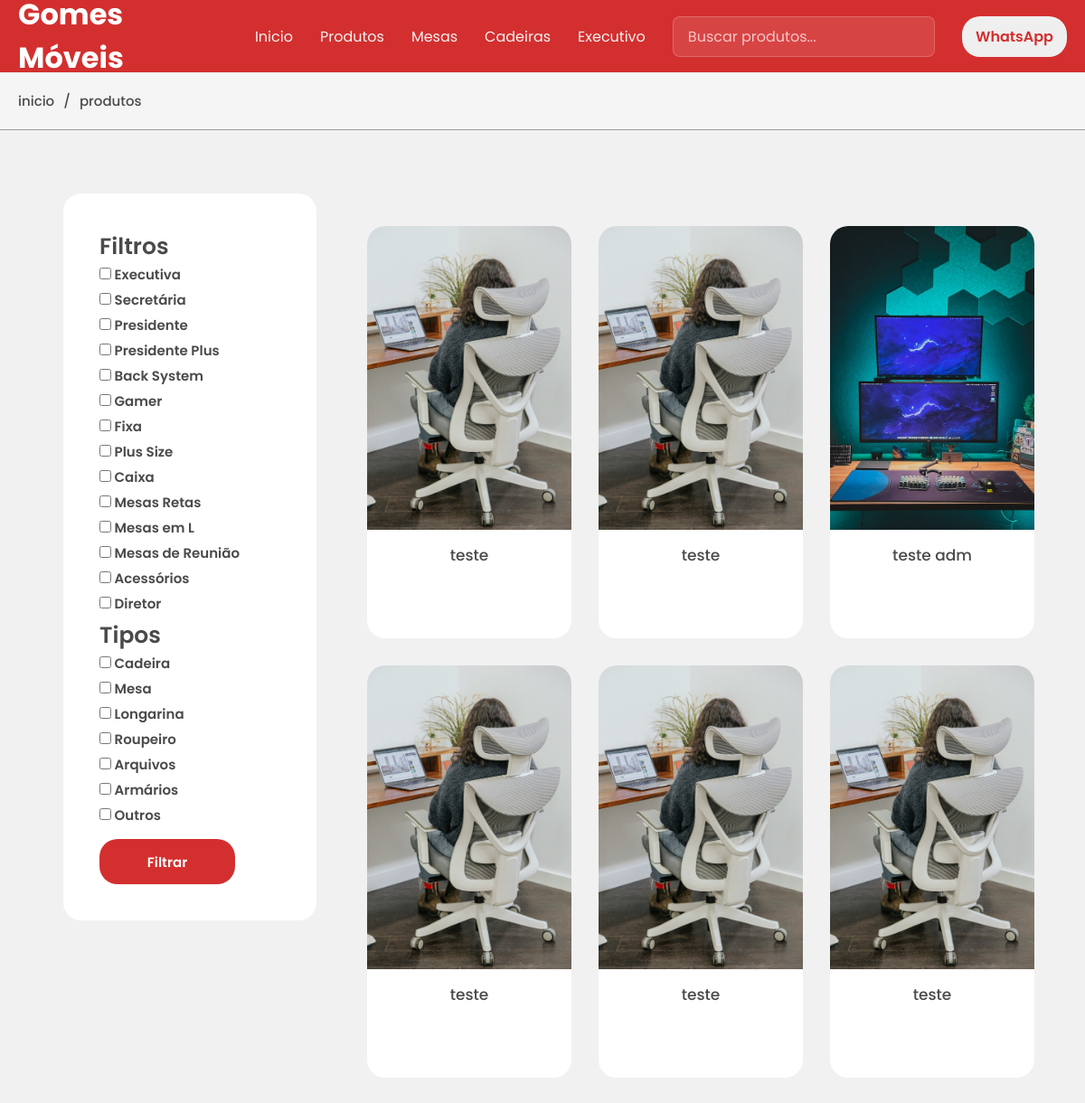
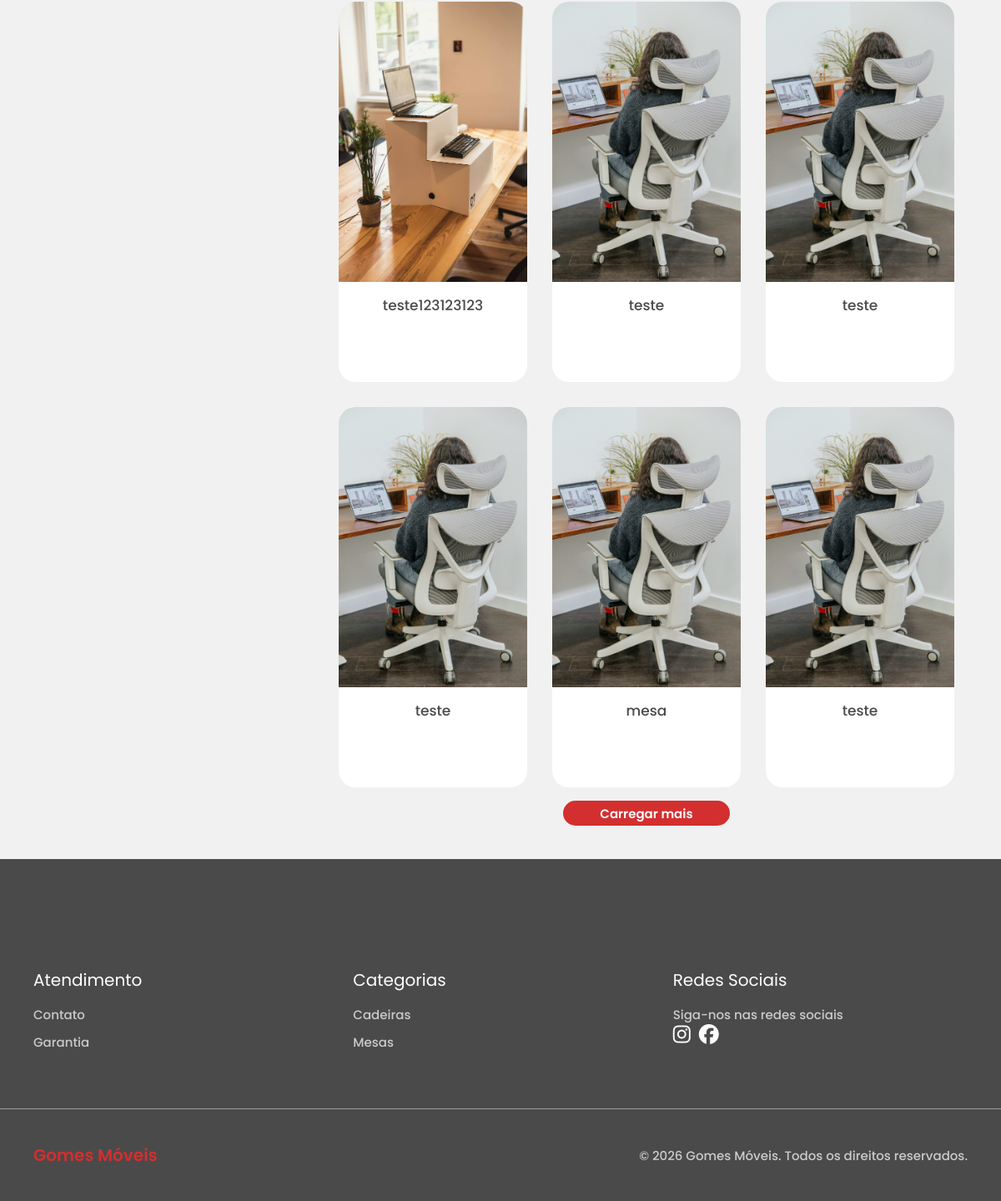
/produtos/, run on the app's committed database (2 pictures, top to bottom).
### core/models.py (models this page shows, shortened)
class Categoria(models.Model):
    nome = models.CharField(max_length=100)
    slug = models.SlugField(unique=True)

class Produto(models.Model):
    TIPOS = [
        ("cadeira","Cadeira"),
        ("mesa","Mesa"),
        ("longarina","Longarina"),
        ("roupeiro","Roupeiro"),
        ("arquivo","Arquivos"),
        ("armario","Armários"),
        ("outros", "Outros")
    ]
    nome = models.CharField(max_length=200)
    descricao = models.TextField()
    destaque = models.BooleanField(default=False)
    slug = models.SlugField(unique=True, blank=True)
    tipo = models.CharField(max_length=20, choices=TIPOS, default="outros")
    categoria = models.ForeignKey(
        Categoria,
        on_delete=models.CASCADE,
        related_name="produtos"
    )

class ProdutoImagem(models.Model):
    produto = models.ForeignKey(
        Produto,
        on_delete=models.CASCADE,
        related_name="imagens"
    )
    imagem = models.ImageField(upload_to="produtos/")

### core/views.py (the view, shortened to what this page needs)
# urls.py: path("produtos/",produtos, name="produtos"),
def produtos(request):
    lista_produtos = Produto.objects.all()
    categorias = Categoria.objects.all()
    tipo_produtos = Produto.TIPOS
    categorias_selecionadas = request.GET.getlist('categoria')
    if categorias_selecionadas:
        lista_produtos = lista_produtos.filter(
            categoria__slug__in=categorias_selecionadas
        )
    tipos_selecionados = request.GET.getlist('tipo')
    if tipos_selecionados:
        lista_produtos = lista_produtos.filter(
            tipo__in=tipos_selecionados
        )
    sem_filtro = not categorias_selecionadas and not tipos_selecionados
    page_number = request.GET.get('page', 1)
    if sem_filtro:
        ids = list(lista_produtos.values_list('id', flat=True))
        if str(page_number) == '1':
            random.shuffle(ids)
            request.session['ordem_produtos'] = ids
        ids_ordenados = request.session.get('ordem_produtos') or ids
        from django.db.models import Case, When, IntegerField
        ordering = Case(
            *[When(id=id_, then=pos) for pos, id_ in enumerate(ids_ordenados)],
            output_field=IntegerField()
        )
        lista_produtos = lista_produtos.order_by(ordering)
    paginator = Paginator(lista_produtos, 12)  #usa a lista filtrada
    itens = paginator.get_page(page_number)
    return render(request, "produtos.html", {
        "produtos": itens,
        "categorias": categorias,
        "tipos": tipo_produtos,
    })

### core/templates/produtos.html (shortened to what this page needs)
{% extends 'base.html' %}
{% load static %}
{% block css %}
<link rel="stylesheet" href="{% static 'css/produtos.css' %}">
{% endblock %}
{% block content %}
<div class="move">
    <a href="{% url 'inicio' %}">inicio</a>
    <p>/</p>
    <a href="{% url 'produtos' %}">produtos</a>
</div>
 <div class="container">
    <div class="filtro">
        <h1>Filtros</h1>
        <form method="get">
            <ul>
                {% for c in categorias%}
                <li>
                    <label class="label-categoria">
                        <div class="container-nome-categoria">
                            <input type="checkbox" name="categoria" value="{{ c.slug }}"
                            {% if c.slug in request.GET.categoria %}checked{% endif %}>
                            {{ c.nome }}
                        </div>
                    </label>
                </li>
                {% endfor %}
            </ul>
            <h1>Tipos</h1>
            <ul>
                {% for value, label in tipos %}
                <li>
                    <label class="label-categoria">
                        <div class="container-nome-categoria">
                            <input type="checkbox" name="tipo" value="{{ value }}"
                            {% if value in request.GET.tipo %}checked{% endif %}>
                            {{ label }}
                        </div>
                    </label>
                </li>
                {% endfor %}
            </ul>
            <button type="submit" class="btn-filtrar">
                <p>Filtrar</p>
            </button>
        </form>
    </div>
    <div class="container-itens">
        <div class="container-produtos" id="lista-produtos">
            {% for p in produtos %}
            <a href="{% url 'produto' p.slug %}">
                <div class="img-container">
                    <img src="{{ p.imagens.first.imagem.url }}">
                </div>
                <div class="paragrafo-produto">
                    <p>{{ p.nome }}</p>
                </div>
            </a>
            {% endfor %}
        </div>
        {% if produtos.has_next %}
        <div class="container-carregar-mais" id="container-carregar-mais">
            <button class="btn-carregar-mais" id="btn-carregar-mais" data-proxima-pagina="{{ produtos.next_page_number }}">
                <p>Carregar mais</p>
            </button>
        </div>
        {% endif %}
    </div>
</div>
<div class="footer">
    <br><br><br><br><br>
    <div class="container-footer">
        <div class="Atendimento-footer">
            <h1>Atendimento</h1>
            <ul class="mov">
                <li><a href="">Contato</a></li>
                <li><a href="">Garantia</a></li>
            </ul>
        </div>
        <div class="Categorias-footer">
            <h1>Categorias</h1>
            <ul class="mov">
                <li><a href="{% url 'produtos' %}?tipo=cadeira">Cadeiras</a></li>
                <li><a href="{% url 'produtos' %}?tipo=mesa">Mesas</a></li>
                <br>
            </ul>
        </div>
        <div class="Redes-Sociais-footer">
            <h1>Redes Sociais</h1>
            <p>Siga-nos nas redes sociais</p>
            <div class="icon-footer">
                <a href="https://www.instagram.com/gomesmoveis.escritorio/" target="_blank">
                    <i class="fa-brands fa-instagram instagram"></i>
                </a>
                <a href="https://www.facebook.com/gomesmoveis.escritorio?locale=pt_BR" target="_blank">
                    <i class="fa-brands fa-facebook facebook"></i>
                </a>
            </div>
        </div>
    </div>
    <div class="container-direitos">
        <h1>
            Gomes Móveis
        </h1>
        <p>
            © 2026 Gomes Móveis. Todos os direitos reservados.
        </p>
    </div>
</div>
{% endblock %}

### core/static/css/style.css (style rules this page uses)
* { margin: 0; padding: 0; box-sizing: border-box; }
body { min-height: 100vh; background-color: #f5f5f5; }

### core/static/css/produtos.css (style rules this page uses)
.move { width: 100%; height: 100%; padding: 20px; display: flex; gap: 10px; border-bottom: 1px solid #9c9c9c; }
.move a { color: #4A4A4A; text-decoration:none; font-size: 15px; font-family: "Poppins", sans-serif; font-weight: 500; }
.move p { color: #4A4A4A; font-size: 15px; font-family: "Poppins", sans-serif; font-weight: 500; }
.container { width: 100%; padding: 20px; display: flex; align-items: flex-start; gap: 20px; background-color: #f1f1f1; }
.filtro { margin-top: 50px; padding: 40px; position: sticky; top: 100px; margin-left: 50px; background-color: white; border-radius: 20px; font-size: none; text-decoration: none; }
.filtro ul { list-style: none; padding-left: 0; }
.filtro h1 { color: #4A4A4A; font-size: 25px; font-family: "Poppins", sans-serif; font-weight: 600; }
.label-categoria { color: #4A4A4A; font-size: 15px; font-family: "Poppins", sans-serif; font-weight: 600; }
.container-nome-categoria { width: 200px; margin-bottom: 5px; }
.btn-filtrar { width: 150px; height: 50px; margin-top: 10px; border: none; border-radius: 20px; background-color: #D32F2F; cursor: pointer; transition: transform 0.3s ease; }
.btn-filtrar p { color: white; font-size: 15px; font-family: "Poppins", sans-serif; font-weight: 600; }
.container-itens { margin-top: 50px; width: 100%; padding: 20px; display: flex; flex-direction: column; align-items: center; }
.container-produtos { width: 100%; height: 100%; padding: 16px; gap: 30px; display: grid; grid-template-columns: repeat(3, minmax(100px, 370px)); justify-content: center; }
.container-produtos a { border-radius: 20px; transition: transform 0.5s ease; background-color: white; overflow: hidden; display: flex; flex-direction: column; text-decoration:none; transition: transform 0.5s ease; }
.img-container { width: 100%; height: 400px; overflow: hidden; }
.img-container img { width: 100%; height: 100%; object-fit: cover; display: block; cursor: pointer; transition: transform 0.5s ease; }
.paragrafo-produto { width: 100%; height: 30%; padding: 15px; display: flex; justify-content: center; }
.paragrafo-produto p { color: #4A4A4A; font-size: 17px; font-family: "Poppins", sans-serif; font-weight: 500; }
.container-carregar-mais { width: 100%; display: flex; justify-content: center; }
.btn-carregar-mais { width: 200px; height: 30px; border: none; border-radius: 20px; cursor: pointer; background-color: #D32F2F; transition: 0.3s; color: white; font-size: 15px; font-family: "Poppins", sans-serif; font-weight: 600; }
.footer { width: 100%; background-color: #4A4A4A; }
.container-footer { width: 100%; display: flex; gap: 30px; padding: 40px; border-bottom: 1px solid #9c9c9c; }
.Atendimento-footer { width: 100%; display: flex; align-items: flex-start; flex-direction: column; }
.Categorias-footer { width: 100%; display: flex; align-items: flex-start; flex-direction: column; }
.Redes-Sociais-footer { width: 100%; display: flex; align-items: flex-start; flex-direction: column; }
.container-footer div h1 { color: white; font-size: 20px; font-family: "Poppins", sans-serif; font-weight: 400; margin-bottom: 15px; }
.container-footer div p { color: #cbcbcb; font-size: 15px; font-family: "Poppins", sans-serif; font-weight: 500; }
.icon-footer { width: 100%; padding: 0px; display: flex; gap: 10px; }
.instagram { font-size: 24px; color: #ffffff; transition: 0.3s; }
.facebook { font-size: 24px; color: #ffffff; transition: 0.3s; }
.mov { list-style:none; }
.mov li { margin-bottom: 10px; }
.mov li a { color: #cbcbcb; font-size: 15px; font-family: "Poppins", sans-serif; font-weight: 500; text-decoration:none; }
.container-direitos { width: 100%; display: flex; align-items: center; padding: 40px; }
.container-direitos h1 { color: #D32F2F; font-size: 20px; font-family: "Poppins", sans-serif; font-weight: 600; text-decoration:none; }
.container-direitos p { margin-left: auto; color: #cbcbcb; font-size: 15px; font-family: "Poppins", sans-serif; font-weight: 500; text-decoration:none; }

### data on the page
Categoria: nome "Executiva"
Categoria: nome "Secretária"
Categoria: nome "Presidente"
Categoria: nome "Presidente Plus"
Categoria: nome "Back System"
Categoria: nome "Gamer"
Categoria: nome "Fixa"
Categoria: nome "Plus Size"
Categoria: nome "Caixa"
Categoria: nome "Mesas Retas"
Categoria: nome "Mesas em L"
Categoria: nome "Mesas de Reunião"
Categoria: nome "Acessórios"
Categoria: nome "Diretor"
Produto: imagens.first.imagem (picture), nome "teste"
Produto: imagens.first.imagem (picture), nome "teste"
Produto: imagens.first.imagem (picture), nome "teste adm"
Produto: imagens.first.imagem (picture), nome "teste"
Produto: imagens.first.imagem (picture), nome "teste"
Produto: imagens.first.imagem (picture), nome "teste"
Produto: imagens.first.imagem (picture), nome "teste123123123"
Produto: imagens.first.imagem (picture), nome "teste"
Produto: imagens.first.imagem (picture), nome "teste"
Produto: imagens.first.imagem (picture), nome "teste"
Produto: imagens.first.imagem (picture), nome "mesa"
Produto: imagens.first.imagem (picture), nome "teste"

### other printed values
{{ label }} "Cadeira" "Mesa" "Longarina" "Roupeiro" "Arquivos" "Armários" "Outros"
